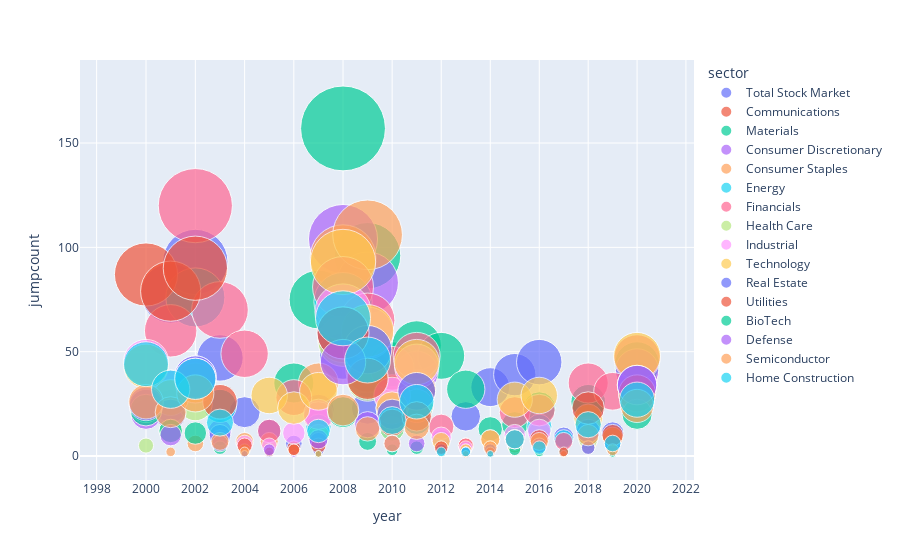

Notebook code for this chart:
### Code cell
fig.show()

### Figure 1 — Plotly figure (JSON) as saved in the notebook; plotly's stock layout.template omitted (floating-point values rounded to 4 significant figures)
{"data": [{"hovertemplate": "<b>%{hovertext}</b><br><br>sector=Total Stock Market<br>year=%{x}<br>jumpcount=%{marker.size}<extra></extra>", "hovertext": ["Total Stock Market", "Total Stock Market", "Total Stock Market", "Total Stock Market", "Total Stock Market", "Total Stock Market", "Total Stock Market", "Total Stock Market", "Total Stock Market", "Total Stock Market", "Total Stock Market", "Total Stock Market", "Total Stock Market", "Total Stock Market", "Total Stock Market", "Total Stock Market", "Total Stock Market", "Total Stock Market", "Total Stock Market", "Total Stock Market", "Total Stock Market"], "legendgroup": "Total Stock Market", "marker": {"color": "#636efa", "size": [0, 78, 93, 47, 21, 12, 6, 3, 48, 23, 15, 24, 8, 19, 33, 39, 45, 9, 23, 11, 30], "sizemode": "area", "sizeref": 0.04361, "symbol": "circle"}, "mode": "markers", "name": "Total Stock Market", "orientation": "v", "showlegend": true, "type": "scatter", "x": [2000, 2001, 2002, 2003, 2004, 2005, 2006, 2007, 2008, 2009, 2010, 2011, 2012, 2013, 2014, 2015, 2016, 2017, 2018, 2019, 2020], "xaxis": "x", "y": [0, 78, 93, 47, 21, 12, 6, 3, 48, 23, 15, 24, 8, 19, 33, 39, 45, 9, 23, 11, 30], "yaxis": "y"}, {"hovertemplate": "<b>%{hovertext}</b><br><br>sector=Communications<br>year=%{x}<br>jumpcount=%{marker.size}<extra></extra>", "hovertext": ["Communications", "Communications", "Communications", "Communications", "Communications", "Communications", "Communications", "Communications", "Communications", "Communications", "Communications", "Communications", "Communications", "Communications", "Communications", "Communications", "Communications", "Communications", "Communications", "Communications", "Communications"], "legendgroup": "Communications", "marker": {"color": "#EF553B", "size": [0, 0, 0, 0, 0, 0, 4, 8, 57, 41, 22, 31, 3, 2, 2, 4, 5, 0, 15, 6, 36], "sizemode": "area", "sizeref": 0.04361, "symbol": "circle"}, "mode": "markers", "name": "Communications", "orientation": "v", "showlegend": true, "type": "scatter", "x": [2000, 2001, 2002, 2003, 2004, 2005, 2006, 2007, 2008, 2009, 2010, 2011, 2012, 2013, 2014, 2015, 2016, 2017, 2018, 2019, 2020], "xaxis": "x", "y": [0, 0, 0, 0, 0, 0, 4, 8, 57, 41, 22, 31, 3, 2, 2, 4, 5, 0, 15, 6, 36], "yaxis": "y"}, {"hovertemplate": "<b>%{hovertext}</b><br><br>sector=Materials<br>year=%{x}<br>jumpcount=%{marker.size}<extra></extra>", "hovertext": ["Materials", "Materials", "Materials", "Materials", "Materials", "Materials", "Materials", "Materials", "Materials", "Materials", "Materials", "Materials", "Materials", "Materials", "Materials", "Materials", "Materials", "Materials", "Materials", "Materials", "Materials"], "legendgroup": "Materials", "marker": {"color": "#00cc96", "size": [0, 0, 0, 0, 0, 0, 35, 75, 157, 96, 44, 53, 48, 32, 13, 15, 23, 2, 26, 5, 44], "sizemode": "area", "sizeref": 0.04361, "symbol": "circle"}, "mode": "markers", "name": "Materials", "orientation": "v", "showlegend": true, "type": "scatter", "x": [2000, 2001, 2002, 2003, 2004, 2005, 2006, 2007, 2008, 2009, 2010, 2011, 2012, 2013, 2014, 2015, 2016, 2017, 2018, 2019, 2020], "xaxis": "x", "y": [0, 0, 0, 0, 0, 0, 35, 75, 157, 96, 44, 53, 48, 32, 13, 15, 23, 2, 26, 5, 44], "yaxis": "y"}, {"hovertemplate": "<b>%{hovertext}</b><br><br>sector=Consumer Discretionary<br>year=%{x}<br>jumpcount=%{marker.size}<extra></extra>", "hovertext": ["Consumer Discretionary", "Consumer Discretionary", "Consumer Discretionary", "Consumer Discretionary", "Consumer Discretionary", "Consumer Discretionary", "Consumer Discretionary", "Consumer Discretionary", "Consumer Discretionary", "Consumer Discretionary", "Consumer Discretionary", "Consumer Discretionary", "Consumer Discretionary", "Consumer Discretionary", "Consumer Discretionary", "Consumer Discretionary", "Consumer Discretionary", "Consumer Discretionary", "Consumer Discretionary", "Consumer Discretionary", "Consumer Discretionary"], "legendgroup": "Consumer Discretionary", "marker": {"color": "#ab63fa", "size": [20, 24, 36, 12, 0, 0, 1, 22, 104, 83, 23, 40, 4, 3, 0, 5, 11, 0, 9, 3, 41], "sizemode": "area", "sizeref": 0.04361, "symbol": "circle"}, "mode": "markers", "name": "Consumer Discretionary", "orientation": "v", "showlegend": true, "type": "scatter", "x": [2000, 2001, 2002, 2003, 2004, 2005, 2006, 2007, 2008, 2009, 2010, 2011, 2012, 2013, 2014, 2015, 2016, 2017, 2018, 2019, 2020], "xaxis": "x", "y": [20, 24, 36, 12, 0, 0, 1, 22, 104, 83, 23, 40, 4, 3, 0, 5, 11, 0, 9, 3, 41], "yaxis": "y"}, {"hovertemplate": "<b>%{hovertext}</b><br><br>sector=Consumer Staples<br>year=%{x}<br>jumpcount=%{marker.size}<extra></extra>", "hovertext": ["Consumer Staples", "Consumer Staples", "Consumer Staples", "Consumer Staples", "Consumer Staples", "Consumer Staples", "Consumer Staples", "Consumer Staples", "Consumer Staples", "Consumer Staples", "Consumer Staples", "Consumer Staples", "Consumer Staples", "Consumer Staples", "Consumer Staples", "Consumer Staples", "Consumer Staples", "Consumer Staples", "Consumer Staples", "Consumer Staples", "Consumer Staples"], "legendgroup": "Consumer Staples", "marker": {"color": "#FFA15A", "size": [0, 2, 6, 0, 7, 7, 3, 35, 95, 106, 30, 32, 2, 5, 1, 5, 5, 0, 7, 0, 34], "sizemode": "area", "sizeref": 0.04361, "symbol": "circle"}, "mode": "markers", "name": "Consumer Staples", "orientation": "v", "showlegend": true, "type": "scatter", "x": [2000, 2001, 2002, 2003, 2004, 2005, 2006, 2007, 2008, 2009, 2010, 2011, 2012, 2013, 2014, 2015, 2016, 2017, 2018, 2019, 2020], "xaxis": "x", "y": [0, 2, 6, 0, 7, 7, 3, 35, 95, 106, 30, 32, 2, 5, 1, 5, 5, 0, 7, 0, 34], "yaxis": "y"}, {"hovertemplate": "<b>%{hovertext}</b><br><br>sector=Energy<br>year=%{x}<br>jumpcount=%{marker.size}<extra></extra>", "hovertext": ["Energy", "Energy", "Energy", "Energy", "Energy", "Energy", "Energy", "Energy", "Energy", "Energy", "Energy", "Energy", "Energy", "Energy", "Energy", "Energy", "Energy", "Energy", "Energy", "Energy", "Energy"], "legendgroup": "Energy", "marker": {"color": "#19d3f3", "size": [24, 32, 76, 24, 2, 0, 0, 14, 74, 38, 13, 17, 3, 1, 3, 7, 14, 8, 9, 4, 26], "sizemode": "area", "sizeref": 0.04361, "symbol": "circle"}, "mode": "markers", "name": "Energy", "orientation": "v", "showlegend": true, "type": "scatter", "x": [2000, 2001, 2002, 2003, 2004, 2005, 2006, 2007, 2008, 2009, 2010, 2011, 2012, 2013, 2014, 2015, 2016, 2017, 2018, 2019, 2020], "xaxis": "x", "y": [24, 32, 76, 24, 2, 0, 0, 14, 74, 38, 13, 17, 3, 1, 3, 7, 14, 8, 9, 4, 26], "yaxis": "y"}, {"hovertemplate": "<b>%{hovertext}</b><br><br>sector=Financials<br>year=%{x}<br>jumpcount=%{marker.size}<extra></extra>", "hovertext": ["Financials", "Financials", "Financials", "Financials", "Financials", "Financials", "Financials", "Financials", "Financials", "Financials", "Financials", "Financials", "Financials", "Financials", "Financials", "Financials", "Financials", "Financials", "Financials", "Financials", "Financials"], "legendgroup": "Financials", "marker": {"color": "#FF6692", "size": [0, 60, 120, 70, 49, 12, 28, 19, 81, 65, 42, 48, 14, 5, 8, 21, 22, 7, 35, 31, 47], "sizemode": "area", "sizeref": 0.04361, "symbol": "circle"}, "mode": "markers", "name": "Financials", "orientation": "v", "showlegend": true, "type": "scatter", "x": [2000, 2001, 2002, 2003, 2004, 2005, 2006, 2007, 2008, 2009, 2010, 2011, 2012, 2013, 2014, 2015, 2016, 2017, 2018, 2019, 2020], "xaxis": "x", "y": [0, 60, 120, 70, 49, 12, 28, 19, 81, 65, 42, 48, 14, 5, 8, 21, 22, 7, 35, 31, 47], "yaxis": "y"}, {"hovertemplate": "<b>%{hovertext}</b><br><br>sector=Health Care<br>year=%{x}<br>jumpcount=%{marker.size}<extra></extra>", "hovertext": ["Health Care", "Health Care", "Health Care", "Health Care", "Health Care", "Health Care", "Health Care", "Health Care", "Health Care", "Health Care", "Health Care", "Health Care", "Health Care", "Health Care", "Health Care", "Health Care", "Health Care", "Health Care", "Health Care", "Health Care", "Health Care"], "legendgroup": "Health Care", "marker": {"color": "#B6E880", "size": [5, 12, 25, 6, 0, 0, 0, 10, 55, 36, 13, 24, 2, 3, 0, 5, 4, 0, 8, 5, 30], "sizemode": "area", "sizeref": 0.04361, "symbol": "circle"}, "mode": "markers", "name": "Health Care", "orientation": "v", "showlegend": true, "type": "scatter", "x": [2000, 2001, 2002, 2003, 2004, 2005, 2006, 2007, 2008, 2009, 2010, 2011, 2012, 2013, 2014, 2015, 2016, 2017, 2018, 2019, 2020], "xaxis": "x", "y": [5, 12, 25, 6, 0, 0, 0, 10, 55, 36, 13, 24, 2, 3, 0, 5, 4, 0, 8, 5, 30], "yaxis": "y"}, {"hovertemplate": "<b>%{hovertext}</b><br><br>sector=Industrial<br>year=%{x}<br>jumpcount=%{marker.size}<extra></extra>", "hovertext": ["Industrial", "Industrial", "Industrial", "Industrial", "Industrial", "Industrial", "Industrial", "Industrial", "Industrial", "Industrial", "Industrial", "Industrial", "Industrial", "Industrial", "Industrial", "Industrial", "Industrial", "Industrial", "Industrial", "Industrial", "Industrial"], "legendgroup": "Industrial", "marker": {"color": "#FF97FF", "size": [45, 32, 38, 8, 6, 5, 11, 20, 69, 59, 29, 43, 9, 4, 4, 10, 12, 1, 13, 6, 34], "sizemode": "area", "sizeref": 0.04361, "symbol": "circle"}, "mode": "markers", "name": "Industrial", "orientation": "v", "showlegend": true, "type": "scatter", "x": [2000, 2001, 2002, 2003, 2004, 2005, 2006, 2007, 2008, 2009, 2010, 2011, 2012, 2013, 2014, 2015, 2016, 2017, 2018, 2019, 2020], "xaxis": "x", "y": [45, 32, 38, 8, 6, 5, 11, 20, 69, 59, 29, 43, 9, 4, 4, 10, 12, 1, 13, 6, 34], "yaxis": "y"}, {"hovertemplate": "<b>%{hovertext}</b><br><br>sector=Technology<br>year=%{x}<br>jumpcount=%{marker.size}<extra></extra>", "hovertext": ["Technology", "Technology", "Technology", "Technology", "Technology", "Technology", "Technology", "Technology", "Technology", "Technology", "Technology", "Technology", "Technology", "Technology", "Technology", "Technology", "Technology", "Technology", "Technology", "Technology", "Technology"], "legendgroup": "Technology", "marker": {"color": "#FECB52", "size": [43, 28, 35, 6, 3, 29, 23, 31, 93, 60, 23, 45, 7, 3, 8, 27, 29, 1, 18, 9, 48], "sizemode": "area", "sizeref": 0.04361, "symbol": "circle"}, "mode": "markers", "name": "Technology", "orientation": "v", "showlegend": true, "type": "scatter", "x": [2000, 2001, 2002, 2003, 2004, 2005, 2006, 2007, 2008, 2009, 2010, 2011, 2012, 2013, 2014, 2015, 2016, 2017, 2018, 2019, 2020], "xaxis": "x", "y": [43, 28, 35, 6, 3, 29, 23, 31, 93, 60, 23, 45, 7, 3, 8, 27, 29, 1, 18, 9, 48], "yaxis": "y"}, {"hovertemplate": "<b>%{hovertext}</b><br><br>sector=Real Estate<br>year=%{x}<br>jumpcount=%{marker.size}<extra></extra>", "hovertext": ["Real Estate", "Real Estate", "Real Estate", "Real Estate", "Real Estate", "Real Estate", "Real Estate", "Real Estate", "Real Estate", "Real Estate", "Real Estate", "Real Estate", "Real Estate", "Real Estate", "Real Estate", "Real Estate", "Real Estate", "Real Estate", "Real Estate", "Real Estate", "Real Estate"], "legendgroup": "Real Estate", "marker": {"color": "#636efa", "size": [24, 20, 38, 10, 0, 1, 0, 7, 59, 51, 20, 31, 3, 2, 3, 7, 5, 0, 12, 6, 34], "sizemode": "area", "sizeref": 0.04361, "symbol": "circle"}, "mode": "markers", "name": "Real Estate", "orientation": "v", "showlegend": true, "type": "scatter", "x": [2000, 2001, 2002, 2003, 2004, 2005, 2006, 2007, 2008, 2009, 2010, 2011, 2012, 2013, 2014, 2015, 2016, 2017, 2018, 2019, 2020], "xaxis": "x", "y": [24, 20, 38, 10, 0, 1, 0, 7, 59, 51, 20, 31, 3, 2, 3, 7, 5, 0, 12, 6, 34], "yaxis": "y"}, {"hovertemplate": "<b>%{hovertext}</b><br><br>sector=Utilities<br>year=%{x}<br>jumpcount=%{marker.size}<extra></extra>", "hovertext": ["Utilities", "Utilities", "Utilities", "Utilities", "Utilities", "Utilities", "Utilities", "Utilities", "Utilities", "Utilities", "Utilities", "Utilities", "Utilities", "Utilities", "Utilities", "Utilities", "Utilities", "Utilities", "Utilities", "Utilities", "Utilities"], "legendgroup": "Utilities", "marker": {"color": "#EF553B", "size": [87, 79, 90, 26, 5, 2, 3, 5, 59, 37, 16, 19, 4, 1, 2, 8, 8, 2, 23, 10, 30], "sizemode": "area", "sizeref": 0.04361, "symbol": "circle"}, "mode": "markers", "name": "Utilities", "orientation": "v", "showlegend": true, "type": "scatter", "x": [2000, 2001, 2002, 2003, 2004, 2005, 2006, 2007, 2008, 2009, 2010, 2011, 2012, 2013, 2014, 2015, 2016, 2017, 2018, 2019, 2020], "xaxis": "x", "y": [87, 79, 90, 26, 5, 2, 3, 5, 59, 37, 16, 19, 4, 1, 2, 8, 8, 2, 23, 10, 30], "yaxis": "y"}, {"hovertemplate": "<b>%{hovertext}</b><br><br>sector=BioTech<br>year=%{x}<br>jumpcount=%{marker.size}<extra></extra>", "hovertext": ["BioTech", "BioTech", "BioTech", "BioTech", "BioTech", "BioTech", "BioTech", "BioTech", "BioTech", "BioTech", "BioTech", "BioTech", "BioTech", "BioTech", "BioTech", "BioTech", "BioTech", "BioTech", "BioTech", "BioTech", "BioTech"], "legendgroup": "BioTech", "marker": {"color": "#00cc96", "size": [22, 12, 11, 4, 1, 0, 0, 1, 21, 7, 3, 4, 0, 2, 0, 3, 2, 0, 4, 1, 20], "sizemode": "area", "sizeref": 0.04361, "symbol": "circle"}, "mode": "markers", "name": "BioTech", "orientation": "v", "showlegend": true, "type": "scatter", "x": [2000, 2001, 2002, 2003, 2004, 2005, 2006, 2007, 2008, 2009, 2010, 2011, 2012, 2013, 2014, 2015, 2016, 2017, 2018, 2019, 2020], "xaxis": "x", "y": [22, 12, 11, 4, 1, 0, 0, 1, 21, 7, 3, 4, 0, 2, 0, 3, 2, 0, 4, 1, 20], "yaxis": "y"}, {"hovertemplate": "<b>%{hovertext}</b><br><br>sector=Defense<br>year=%{x}<br>jumpcount=%{marker.size}<extra></extra>", "hovertext": ["Defense", "Defense", "Defense", "Defense", "Defense", "Defense", "Defense", "Defense", "Defense", "Defense", "Defense", "Defense", "Defense", "Defense", "Defense", "Defense", "Defense", "Defense", "Defense", "Defense", "Defense"], "legendgroup": "Defense", "marker": {"color": "#ab63fa", "size": [25, 10, 37, 6, 1, 3, 0, 8, 45, 15, 6, 6, 0, 2, 0, 8, 5, 0, 4, 0, 34], "sizemode": "area", "sizeref": 0.04361, "symbol": "circle"}, "mode": "markers", "name": "Defense", "orientation": "v", "showlegend": true, "type": "scatter", "x": [2000, 2001, 2002, 2003, 2004, 2005, 2006, 2007, 2008, 2009, 2010, 2011, 2012, 2013, 2014, 2015, 2016, 2017, 2018, 2019, 2020], "xaxis": "x", "y": [25, 10, 37, 6, 1, 3, 0, 8, 45, 15, 6, 6, 0, 2, 0, 8, 5, 0, 4, 0, 34], "yaxis": "y"}, {"hovertemplate": "<b>%{hovertext}</b><br><br>sector=Semiconductor<br>year=%{x}<br>jumpcount=%{marker.size}<extra></extra>", "hovertext": ["Semiconductor", "Semiconductor", "Semiconductor", "Semiconductor", "Semiconductor", "Semiconductor", "Semiconductor", "Semiconductor", "Semiconductor", "Semiconductor", "Semiconductor", "Semiconductor", "Semiconductor", "Semiconductor", "Semiconductor", "Semiconductor", "Semiconductor", "Semiconductor", "Semiconductor", "Semiconductor", "Semiconductor"], "legendgroup": "Semiconductor", "marker": {"color": "#FFA15A", "size": [26, 21, 30, 7, 2, 0, 0, 1, 22, 13, 6, 14, 0, 1, 4, 8, 7, 0, 10, 3, 24], "sizemode": "area", "sizeref": 0.04361, "symbol": "circle"}, "mode": "markers", "name": "Semiconductor", "orientation": "v", "showlegend": true, "type": "scatter", "x": [2000, 2001, 2002, 2003, 2004, 2005, 2006, 2007, 2008, 2009, 2010, 2011, 2012, 2013, 2014, 2015, 2016, 2017, 2018, 2019, 2020], "xaxis": "x", "y": [26, 21, 30, 7, 2, 0, 0, 1, 22, 13, 6, 14, 0, 1, 4, 8, 7, 0, 10, 3, 24], "yaxis": "y"}, {"hovertemplate": "<b>%{hovertext}</b><br><br>sector=Home Construction<br>year=%{x}<br>jumpcount=%{marker.size}<extra></extra>", "hovertext": ["Home Construction", "Home Construction", "Home Construction", "Home Construction", "Home Construction", "Home Construction", "Home Construction", "Home Construction", "Home Construction", "Home Construction", "Home Construction", "Home Construction", "Home Construction", "Home Construction", "Home Construction", "Home Construction", "Home Construction", "Home Construction", "Home Construction", "Home Construction", "Home Construction"], "legendgroup": "Home Construction", "marker": {"color": "#19d3f3", "size": [44, 32, 37, 16, 0, 0, 0, 12, 66, 46, 17, 26, 2, 2, 1, 8, 4, 0, 15, 6, 27], "sizemode": "area", "sizeref": 0.04361, "symbol": "circle"}, "mode": "markers", "name": "Home Construction", "orientation": "v", "showlegend": true, "type": "scatter", "x": [2000, 2001, 2002, 2003, 2004, 2005, 2006, 2007, 2008, 2009, 2010, 2011, 2012, 2013, 2014, 2015, 2016, 2017, 2018, 2019, 2020], "xaxis": "x", "y": [44, 32, 37, 16, 0, 0, 0, 12, 66, 46, 17, 26, 2, 2, 1, 8, 4, 0, 15, 6, 27], "yaxis": "y"}], "layout": {"autosize": true, "legend": {"itemsizing": "constant", "title": {"text": "sector"}, "tracegroupgap": 0}, "margin": {"t": 60}, "xaxis": {"anchor": "y", "autorange": true, "domain": [0, 1], "range": [3.3, 3.306], "title": {"text": "year"}, "type": "log"}, "yaxis": {"anchor": "x", "autorange": true, "domain": [0, 1], "range": [-12.71, 200.2], "title": {"text": "jumpcount"}, "type": "linear"}}}
